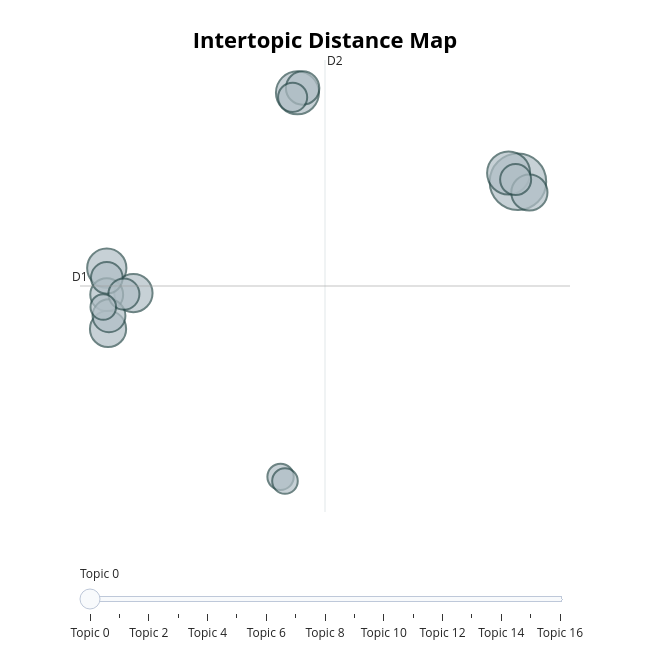
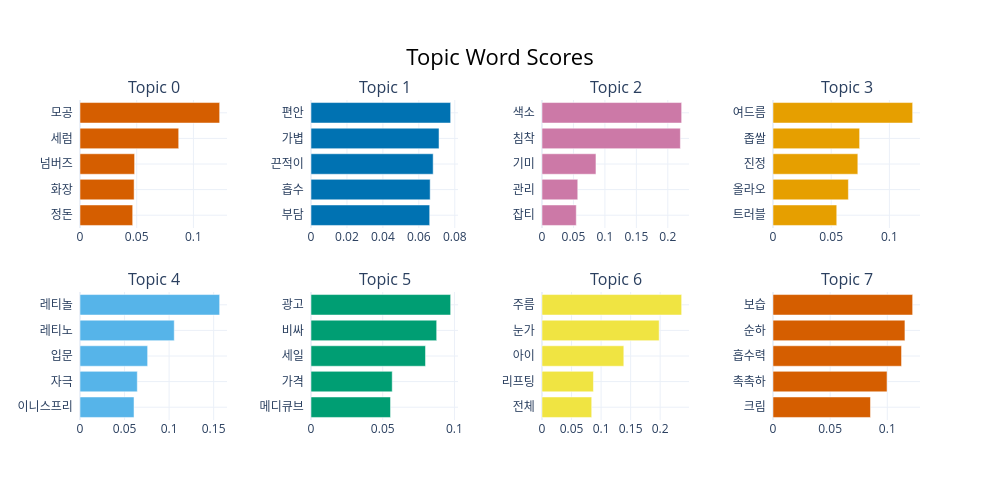

Notebook code cell kept with these figures, in order:
### Markdown cell above
### 4.2 BERTopic 시각화 3종 — 토픽 모델 결과 점검

| # | 시각화 | 목적 |
|---|---|---|
| 1 | 카테고리별 top 10 토픽 크기 막대 (라벨 색상) | 자동 라벨링 결과 + 토픽 크기를 한눈에 |
| 2 | `visualize_topics()` UMAP 2D (스킨케어) | 토픽 간 의미 거리. 자발적 토픽이 별도 군집인지 시각 검증 |
| 3 | `visualize_barchart()` (스킨케어 top 8) | 토픽 키워드 가중치 — 자발적 토픽이 어떤 단어로 묶이는지 |

> 메이크업은 95.8%가 기타 토픽이라 UMAP 시각이 빈약 → 스킨케어 모델로 native 시각화 진행.
>
> Section 5의 가설 검증 시각화 3장(`topic_category_dist`, `topic_group_heatmap`, `topic_time_shift`)과 역할 분리:
> - **여기(4.2)**: BERTopic 결과 자체를 보여주는 *기술 어필*
> - **Section 5**: 그 결과로 가설을 검증하는 *분석 어필*

> ⚠️ 사전 설치: `uv add plotly kaleido` (visualize_topics·visualize_barchart는 plotly 객체, kaleido는 PNG 저장용)

### Code cell
# ─────────────────────────────────────────────
# Section 4.2 — BERTopic native 시각화 3종
# ─────────────────────────────────────────────
import matplotlib.pyplot as plt
from matplotlib.patches import Patch
from pathlib import Path

FIG_DIR = Path('../reports/figures')
FIG_DIR.mkdir(parents=True, exist_ok=True)

# ───────── (1) 카테고리별 top 10 토픽 크기 막대 ─────────
fig, axes = plt.subplots(1, 2, figsize=(13, 5))
color_map = {'자발적': '#e45756', '광고형': '#f58518', '기타': '#bab0ac'}

for ax, (cat, model) in zip(axes, topic_models.items()):
    info = model.get_topic_info()
    info_valid = info[info['Topic'] >= 0].head(10).copy()
    info_valid['short_name'] = info_valid.apply(
        lambda r: f"T{int(r['Topic'])} ({int(r['Count'])})", axis=1
    )
    info_valid['label'] = info_valid['Topic'].map(TOPIC_LABELS[cat])
    colors = info_valid['label'].map(color_map).fillna('#bab0ac')

    ax.barh(info_valid['short_name'], info_valid['Count'], color=colors)
    ax.invert_yaxis()
    n_total = int((info['Topic'] >= 0).sum())
    ax.set_title(f'{cat} — top 10 토픽 크기 (총 {n_total} 토픽)', fontsize=11)
    ax.set_xlabel('리뷰 수')

legend_handles = [Patch(facecolor=c, label=l) for l, c in color_map.items()]
fig.legend(handles=legend_handles, loc='upper center', ncol=3,
           bbox_to_anchor=(0.5, 1.04), frameon=False)
plt.tight_layout()
plt.savefig(FIG_DIR / 'bertopic_topic_sizes.png', dpi=150, bbox_inches='tight')
plt.show()
print('✅ 저장: reports/figures/bertopic_topic_sizes.png')

# ───────── (2) visualize_topics — 스킨케어 UMAP 2D ─────────
print('\n[2/3] visualize_topics(스킨케어) — UMAP 2D 산점도')
fig_topics = topic_models['스킨케어'].visualize_topics()
fig_topics.show()
try:
    fig_topics.write_image(
        str(FIG_DIR / 'bertopic_umap_skincare.png'),
        width=900, height=600, scale=2,
    )
    print('✅ 저장: reports/figures/bertopic_umap_skincare.png')
except Exception as e:
    print(f'⚠️  PNG 저장 실패 (kaleido 미설치 가능성): {e}')
    print('   → `uv add kaleido` 후 셀 재실행하면 PNG도 저장됨.')

# ───────── (3) visualize_barchart — 스킨케어 top 8 토픽 키워드 ─────────
print('\n[3/3] visualize_barchart(스킨케어, top 8) — 토픽별 c-TF-IDF 키워드 가중치')
fig_bars = topic_models['스킨케어'].visualize_barchart(top_n_topics=8)
fig_bars.show()
try:
    fig_bars.write_image(
        str(FIG_DIR / 'bertopic_keywords_skincare.png'),
        width=900, height=700, scale=2,
    )
    print('✅ 저장: reports/figures/bertopic_keywords_skincare.png')
except Exception as e:
    print(f'⚠️  PNG 저장 실패: {e}')

### Figure 1 — Plotly figure (JSON) as saved in the notebook; plotly's stock layout.template omitted (floating-point values rounded to 4 significant figures)
{"data": [{"customdata": [[0, "모공 | 세럼 | 넘버즈 | 화장 | 정돈", 83], [1, "편안 | 가볍 | 끈적이 | 흡수 | 부담", 48], [2, "색소 | 침착 | 기미 | 관리 | 잡티", 48], [3, "여드름 | 좁쌀 | 진정 | 올라오 | 트러블", 40], [4, "레티놀 | 레티노 | 입문 | 자극 | 이니스프리", 38], [5, "광고 | 비싸 | 세일 | 가격 | 메디큐브", 34], [6, "주름 | 눈가 | 아이 | 리프팅 | 전체", 34], [7, "보습 | 순하 | 흡수력 | 촉촉하 | 크림", 29], [8, "수분 | 크림 | 건조 | 자작나무 | 진정", 28], [9, "나누 | 다니 | 친구 | 사이즈 | 저렴하", 28], [10, "크림 | 유분 | 겨울 | 건조 | 보습", 26], [11, "닥터 | 크림 | 레드 | 보습 | 리뉴얼", 25], [12, "비타민 | 세럼 | 잡티 | 성분 | 생기", 25], [13, "로션 | 메이크업 | 보습 | 편안 | 끈적이", 22], [14, "미스트 | 뿌리 | 분사 | 젤리 | 바이오던스", 18], [15, "뿌리 | 미스트 | 건조 | 안개 | 고르", 17], [16, "파우치 | 수분 | 크림 | 기획 | 콜라", 17]], "hovertemplate": "<b>Topic %{customdata[0]}</b><br>%{customdata[1]}<br>Size: %{customdata[2]}", "legendgroup": "", "marker": {"color": "#B0BEC5", "line": {"color": "DarkSlateGrey", "width": 2}, "size": [83, 48, 48, 40, 38, 34, 34, 29, 28, 28, 26, 25, 25, 22, 18, 17, 17], "sizemode": "area", "sizeref": 0.05187, "symbol": "circle"}, "mode": "markers", "name": "", "orientation": "v", "showlegend": false, "type": "scatter", "x": [10.28, 1.541, 9.911, -6.017, -4.961, -5.967, 10.73, 1.746, -6.019, -5.929, -6.014, -5.337, 10.19, 1.35, 0.8711, 1.047, -6.155], "xaxis": "x", "y": [3.927, 7.682, 4.296, 0.2768, -0.7761, -2.295, 3.471, 7.887, -0.8444, -1.736, -0.1339, -0.8222, 4.017, 7.492, -8.542, -8.721, -1.37], "yaxis": "y"}], "layout": {"annotations": [{"showarrow": false, "text": "D1", "x": -7.078, "y": -0.4797, "yshift": 10}, {"showarrow": false, "text": "D2", "x": 2.633, "xshift": 10, "y": 9.07}], "height": 650, "hoverlabel": {"bgcolor": "white", "font": {"family": "Rockwell", "size": 16}}, "legend": {"itemsizing": "constant", "tracegroupgap": 0}, "margin": {"t": 60}, "shapes": [{"line": {"color": "#CFD8DC", "width": 2}, "type": "line", "x0": 2.633, "x1": 2.633, "y0": -10.03, "y1": 9.07}, {"line": {"color": "#9E9E9E", "width": 2}, "type": "line", "x0": -7.078, "x1": 12.34, "y0": -0.4797, "y1": -0.4797}], "sliders": [{"active": 0, "pad": {"t": 50}, "steps": [{"args": [{"marker.color": [["red", "#B0BEC5", "#B0BEC5", "#B0BEC5", "#B0BEC5", "#B0BEC5", "#B0BEC5", "#B0BEC5", "#B0BEC5", "#B0BEC5", "#B0BEC5", "#B0BEC5", "#B0BEC5", "#B0BEC5", "#B0BEC5", "#B0BEC5", "#B0BEC5"]]}], "label": "Topic 0", "method": "update"}, {"args": [{"marker.color": [["#B0BEC5", "red", "#B0BEC5", "#B0BEC5", "#B0BEC5", "#B0BEC5", "#B0BEC5", "#B0BEC5", "#B0BEC5", "#B0BEC5", "#B0BEC5", "#B0BEC5", "#B0BEC5", "#B0BEC5", "#B0BEC5", "#B0BEC5", "#B0BEC5"]]}], "label": "Topic 1", "method": "update"}, {"args": [{"marker.color": [["#B0BEC5", "#B0BEC5", "red", "#B0BEC5", "#B0BEC5", "#B0BEC5", "#B0BEC5", "#B0BEC5", "#B0BEC5", "#B0BEC5", "#B0BEC5", "#B0BEC5", "#B0BEC5", "#B0BEC5", "#B0BEC5", "#B0BEC5", "#B0BEC5"]]}], "label": "Topic 2", "method": "update"}, {"args": [{"marker.color": [["#B0BEC5", "#B0BEC5", "#B0BEC5", "red", "#B0BEC5", "#B0BEC5", "#B0BEC5", "#B0BEC5", "#B0BEC5", "#B0BEC5", "#B0BEC5", "#B0BEC5", "#B0BEC5", "#B0BEC5", "#B0BEC5", "#B0BEC5", "#B0BEC5"]]}], "label": "Topic 3", "method": "update"}, {"args": [{"marker.color": [["#B0BEC5", "#B0BEC5", "#B0BEC5", "#B0BEC5", "red", "#B0BEC5", "#B0BEC5", "#B0BEC5", "#B0BEC5", "#B0BEC5", "#B0BEC5", "#B0BEC5", "#B0BEC5", "#B0BEC5", "#B0BEC5", "#B0BEC5", "#B0BEC5"]]}], "label": "Topic 4", "method": "update"}, {"args": [{"marker.color": [["#B0BEC5", "#B0BEC5", "#B0BEC5", "#B0BEC5", "#B0BEC5", "red", "#B0BEC5", "#B0BEC5", "#B0BEC5", "#B0BEC5", "#B0BEC5", "#B0BEC5", "#B0BEC5", "#B0BEC5", "#B0BEC5", "#B0BEC5", "#B0BEC5"]]}], "label": "Topic 5", "method": "update"}, {"args": [{"marker.color": [["#B0BEC5", "#B0BEC5", "#B0BEC5", "#B0BEC5", "#B0BEC5", "#B0BEC5", "red", "#B0BEC5", "#B0BEC5", "#B0BEC5", "#B0BEC5", "#B0BEC5", "#B0BEC5", "#B0BEC5", "#B0BEC5", "#B0BEC5", "#B0BEC5"]]}], "label": "Topic 6", "method": "update"}, {"args": [{"marker.color": [["#B0BEC5", "#B0BEC5", "#B0BEC5", "#B0BEC5", "#B0BEC5", "#B0BEC5", "#B0BEC5", "red", "#B0BEC5", "#B0BEC5", "#B0BEC5", "#B0BEC5", "#B0BEC5", "#B0BEC5", "#B0BEC5", "#B0BEC5", "#B0BEC5"]]}], "label": "Topic 7", "method": "update"}, {"args": [{"marker.color": [["#B0BEC5", "#B0BEC5", "#B0BEC5", "#B0BEC5", "#B0BEC5", "#B0BEC5", "#B0BEC5", "#B0BEC5", "red", "#B0BEC5", "#B0BEC5", "#B0BEC5", "#B0BEC5", "#B0BEC5", "#B0BEC5", "#B0BEC5", "#B0BEC5"]]}], "label": "Topic 8", "method": "update"}, {"args": [{"marker.color": [["#B0BEC5", "#B0BEC5", "#B0BEC5", "#B0BEC5", "#B0BEC5", "#B0BEC5", "#B0BEC5", "#B0BEC5", "#B0BEC5", "red", "#B0BEC5", "#B0BEC5", "#B0BEC5", "#B0BEC5", "#B0BEC5", "#B0BEC5", "#B0BEC5"]]}], "label": "Topic 9", "method": "update"}, {"args": [{"marker.color": [["#B0BEC5", "#B0BEC5", "#B0BEC5", "#B0BEC5", "#B0BEC5", "#B0BEC5", "#B0BEC5", "#B0BEC5", "#B0BEC5", "#B0BEC5", "red", "#B0BEC5", "#B0BEC5", "#B0BEC5", "#B0BEC5", "#B0BEC5", "#B0BEC5"]]}], "label": "Topic 10", "method": "update"}, {"args": [{"marker.color": [["#B0BEC5", "#B0BEC5", "#B0BEC5", "#B0BEC5", "#B0BEC5", "#B0BEC5", "#B0BEC5", "#B0BEC5", "#B0BEC5", "#B0BEC5", "#B0BEC5", "red", "#B0BEC5", "#B0BEC5", "#B0BEC5", "#B0BEC5", "#B0BEC5"]]}], "label": "Topic 11", "method": "update"}, {"args": [{"marker.color": [["#B0BEC5", "#B0BEC5", "#B0BEC5", "#B0BEC5", "#B0BEC5", "#B0BEC5", "#B0BEC5", "#B0BEC5", "#B0BEC5", "#B0BEC5", "#B0BEC5", "#B0BEC5", "red", "#B0BEC5", "#B0BEC5", "#B0BEC5", "#B0BEC5"]]}], "label": "Topic 12", "method": "update"}, {"args": [{"marker.color": [["#B0BEC5", "#B0BEC5", "#B0BEC5", "#B0BEC5", "#B0BEC5", "#B0BEC5", "#B0BEC5", "#B0BEC5", "#B0BEC5", "#B0BEC5", "#B0BEC5", "#B0BEC5", "#B0BEC5", "red", "#B0BEC5", "#B0BEC5", "#B0BEC5"]]}], "label": "Topic 13", "method": "update"}, {"args": [{"marker.color": [["#B0BEC5", "#B0BEC5", "#B0BEC5", "#B0BEC5", "#B0BEC5", "#B0BEC5", "#B0BEC5", "#B0BEC5", "#B0BEC5", "#B0BEC5", "#B0BEC5", "#B0BEC5", "#B0BEC5", "#B0BEC5", "red", "#B0BEC5", "#B0BEC5"]]}], "label": "Topic 14", "method": "update"}, {"args": [{"marker.color": [["#B0BEC5", "#B0BEC5", "#B0BEC5", "#B0BEC5", "#B0BEC5", "#B0BEC5", "#B0BEC5", "#B0BEC5", "#B0BEC5", "#B0BEC5", "#B0BEC5", "#B0BEC5", "#B0BEC5", "#B0BEC5", "#B0BEC5", "red", "#B0BEC5"]]}], "label": "Topic 15", "method": "update"}, {"args": [{"marker.color": [["#B0BEC5", "#B0BEC5", "#B0BEC5", "#B0BEC5", "#B0BEC5", "#B0BEC5", "#B0BEC5", "#B0BEC5", "#B0BEC5", "#B0BEC5", "#B0BEC5", "#B0BEC5", "#B0BEC5", "#B0BEC5", "#B0BEC5", "#B0BEC5", "red"]]}], "label": "Topic 16", "method": "update"}]}], "title": {"font": {"color": "Black", "size": 22}, "text": "<b>Intertopic Distance Map</b>", "x": 0.5, "xanchor": "center", "y": 0.95, "yanchor": "top"}, "width": 650, "xaxis": {"anchor": "y", "domain": [0, 1], "range": [-7.078, 12.34], "title": {"text": ""}, "visible": false}, "yaxis": {"anchor": "x", "domain": [0, 1], "range": [-10.03, 9.07], "title": {"text": ""}, "visible": false}}}

### Figure 2 — Plotly figure (JSON) as saved in the notebook; plotly's stock layout.template omitted (floating-point values rounded to 4 significant figures)
{"data": [{"marker": {"color": "#D55E00"}, "orientation": "h", "type": "bar", "x": [0.04646, 0.04771, 0.04814, 0.08702, 0.1231], "xaxis": "x", "y": ["정돈  ", "화장  ", "넘버즈  ", "세럼  ", "모공  "], "yaxis": "y"}, {"marker": {"color": "#0072B2"}, "orientation": "h", "type": "bar", "x": [0.06604, 0.0663, 0.06797, 0.07123, 0.0777], "xaxis": "x2", "y": ["부담  ", "흡수  ", "끈적이  ", "가볍  ", "편안  "], "yaxis": "y2"}, {"marker": {"color": "#CC79A7"}, "orientation": "h", "type": "bar", "x": [0.0545, 0.05685, 0.08577, 0.22, 0.222], "xaxis": "x3", "y": ["잡티  ", "관리  ", "기미  ", "침착  ", "색소  "], "yaxis": "y3"}, {"marker": {"color": "#E69F00"}, "orientation": "h", "type": "bar", "x": [0.05478, 0.06478, 0.0729, 0.07442, 0.12], "xaxis": "x4", "y": ["트러블  ", "올라오  ", "진정  ", "좁쌀  ", "여드름  "], "yaxis": "y4"}, {"marker": {"color": "#56B4E9"}, "orientation": "h", "type": "bar", "x": [0.06063, 0.06431, 0.0759, 0.1058, 0.1567], "xaxis": "x5", "y": ["이니스프리  ", "자극  ", "입문  ", "레티노  ", "레티놀  "], "yaxis": "y5"}, {"marker": {"color": "#009E73"}, "orientation": "h", "type": "bar", "x": [0.05543, 0.05661, 0.07982, 0.08761, 0.09735], "xaxis": "x6", "y": ["메디큐브  ", "가격  ", "세일  ", "비싸  ", "광고  "], "yaxis": "y6"}, {"marker": {"color": "#F0E442"}, "orientation": "h", "type": "bar", "x": [0.08413, 0.08707, 0.1385, 0.1983, 0.2363], "xaxis": "x7", "y": ["전체  ", "리프팅  ", "아이  ", "눈가  ", "주름  "], "yaxis": "y7"}, {"marker": {"color": "#D55E00"}, "orientation": "h", "type": "bar", "x": [0.0853, 0.09978, 0.1125, 0.1154, 0.1222], "xaxis": "x8", "y": ["크림  ", "촉촉하  ", "흡수력  ", "순하  ", "보습  "], "yaxis": "y8"}], "layout": {"annotations": [{"font": {"size": 16}, "showarrow": false, "text": "Topic 0", "x": 0.0875, "xanchor": "center", "xref": "paper", "y": 1, "yanchor": "bottom", "yref": "paper"}, {"font": {"size": 16}, "showarrow": false, "text": "Topic 1", "x": 0.3625, "xanchor": "center", "xref": "paper", "y": 1, "yanchor": "bottom", "yref": "paper"}, {"font": {"size": 16}, "showarrow": false, "text": "Topic 2", "x": 0.6375, "xanchor": "center", "xref": "paper", "y": 1, "yanchor": "bottom", "yref": "paper"}, {"font": {"size": 16}, "showarrow": false, "text": "Topic 3", "x": 0.9125, "xanchor": "center", "xref": "paper", "y": 1, "yanchor": "bottom", "yref": "paper"}, {"font": {"size": 16}, "showarrow": false, "text": "Topic 4", "x": 0.0875, "xanchor": "center", "xref": "paper", "y": 0.4, "yanchor": "bottom", "yref": "paper"}, {"font": {"size": 16}, "showarrow": false, "text": "Topic 5", "x": 0.3625, "xanchor": "center", "xref": "paper", "y": 0.4, "yanchor": "bottom", "yref": "paper"}, {"font": {"size": 16}, "showarrow": false, "text": "Topic 6", "x": 0.6375, "xanchor": "center", "xref": "paper", "y": 0.4, "yanchor": "bottom", "yref": "paper"}, {"font": {"size": 16}, "showarrow": false, "text": "Topic 7", "x": 0.9125, "xanchor": "center", "xref": "paper", "y": 0.4, "yanchor": "bottom", "yref": "paper"}], "height": 500, "hoverlabel": {"bgcolor": "white", "font": {"family": "Rockwell", "size": 16}}, "showlegend": false, "title": {"font": {"color": "Black", "size": 22}, "text": "Topic Word Scores", "x": 0.5, "xanchor": "center", "yanchor": "top"}, "width": 1000, "xaxis": {"anchor": "y", "domain": [0, 0.175], "showgrid": true}, "xaxis2": {"anchor": "y2", "domain": [0.275, 0.45], "showgrid": true}, "xaxis3": {"anchor": "y3", "domain": [0.55, 0.725], "showgrid": true}, "xaxis4": {"anchor": "y4", "domain": [0.825, 1], "showgrid": true}, "xaxis5": {"anchor": "y5", "domain": [0, 0.175], "showgrid": true}, "xaxis6": {"anchor": "y6", "domain": [0.275, 0.45], "showgrid": true}, "xaxis7": {"anchor": "y7", "domain": [0.55, 0.725], "showgrid": true}, "xaxis8": {"anchor": "y8", "domain": [0.825, 1], "showgrid": true}, "yaxis": {"anchor": "x", "domain": [0.6, 1], "showgrid": true}, "yaxis2": {"anchor": "x2", "domain": [0.6, 1], "showgrid": true}, "yaxis3": {"anchor": "x3", "domain": [0.6, 1], "showgrid": true}, "yaxis4": {"anchor": "x4", "domain": [0.6, 1], "showgrid": true}, "yaxis5": {"anchor": "x5", "domain": [0, 0.4], "showgrid": true}, "yaxis6": {"anchor": "x6", "domain": [0, 0.4], "showgrid": true}, "yaxis7": {"anchor": "x7", "domain": [0, 0.4], "showgrid": true}, "yaxis8": {"anchor": "x8", "domain": [0, 0.4], "showgrid": true}}}
